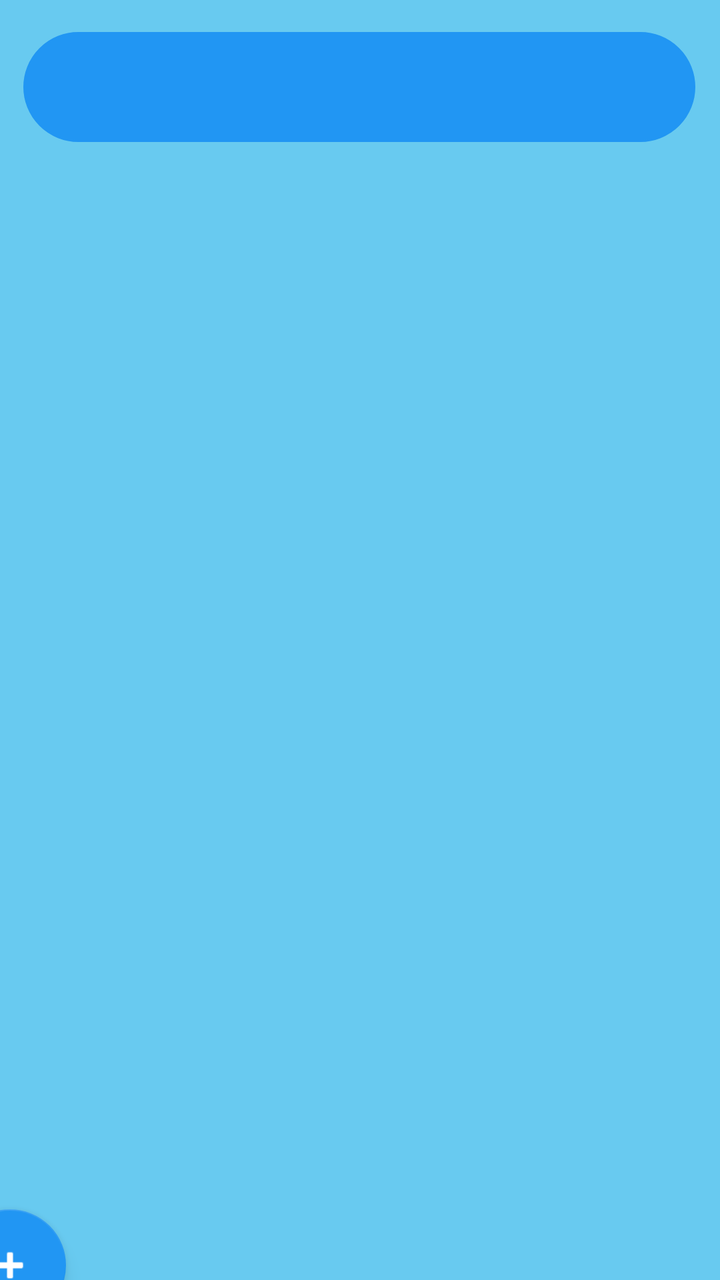
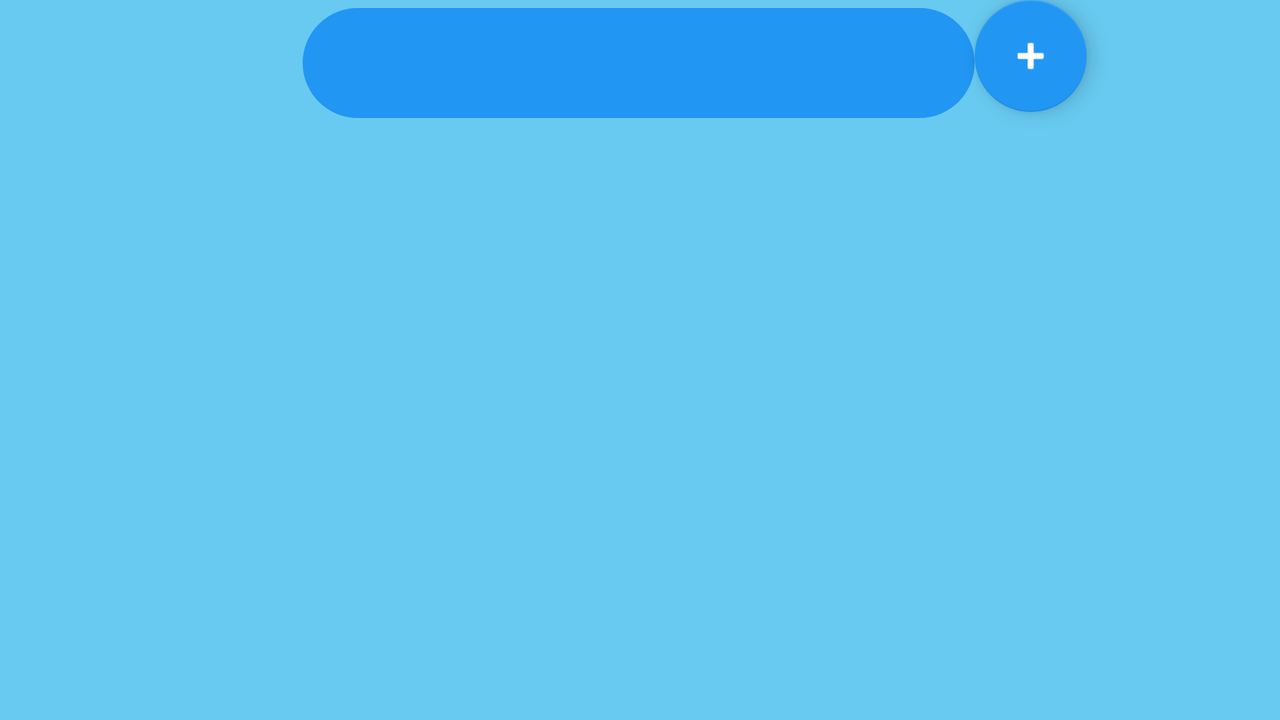

Two renders of one Android screen. The first uses the default layout on a phone; the second uses the alternative layout the repository ships for a different screen configuration, on a matching device. The two XML files are below.
<!-- AndroidManifest.xml: application theme Theme.TodoApp -->
<!-- res/layout/activity_main.xml -->
<?xml version="1.0" encoding="utf-8"?>
<androidx.constraintlayout.widget.ConstraintLayout xmlns:android="http://schemas.android.com/apk/res/android"
    xmlns:app="http://schemas.android.com/apk/res-auto"
    xmlns:tools="http://schemas.android.com/tools"
    android:id="@+id/constraint_layout"
    android:layout_width="match_parent"
    android:layout_height="match_parent"
    android:background="#68caf0"
    tools:context=".MainActivity">

    <androidx.appcompat.widget.Toolbar
        android:id="@+id/toolbar"
        android:layout_width="336dp"
        android:layout_height="55dp"
        android:layout_marginTop="16dp"
        android:background="@drawable/rounded_toolbar"
        android:minHeight="?attr/actionBarSize"
        android:theme="@style/Theme.TodoApp"
        app:layout_constraintEnd_toEndOf="parent"
        app:layout_constraintHorizontal_bias="0.493"
        app:layout_constraintStart_toStartOf="parent"
        app:layout_constraintTop_toTopOf="parent"
        app:title=" ">

        <TextView
            android:id="@+id/toolbarTitle"
            style="@style/TextAppearance.Widget.AppCompat.Toolbar.Title"
            android:layout_width="wrap_content"
            android:layout_height="match_parent"
            android:background="?attr/selectableItemBackground"
            android:gravity="center_vertical"
            android:textColor="#FFFFFF"
            tools:layout_editor_absoluteX="16dp"
            tools:layout_editor_absoluteY="14dp" />
    </androidx.appcompat.widget.Toolbar>

    <androidx.constraintlayout.widget.ConstraintLayout
        android:id="@+id/list_todo_container"
        android:layout_width="409dp"
        android:layout_height="642dp"
        android:layout_marginStart="2dp"
        app:layout_constraintBottom_toBottomOf="parent"
        app:layout_constraintEnd_toEndOf="parent"
        app:layout_constraintStart_toStartOf="parent"
        app:layout_constraintTop_toBottomOf="@+id/toolbar">

        <com.google.android.material.floatingactionbutton.FloatingActionButton
            android:id="@+id/btn_activity_main_floating"
            android:layout_width="0dp"
            android:layout_height="wrap_content"
            android:layout_marginBottom="16dp"
            android:clickable="true"
            android:focusable="true"
            app:backgroundTint="#2196F3"
            app:layout_constraintBottom_toBottomOf="parent"
            app:layout_constraintEnd_toEndOf="parent"
            app:layout_constraintHorizontal_bias="0.498"
            app:layout_constraintStart_toStartOf="parent"
            app:srcCompat="@android:drawable/ic_input_add"
            app:tint="@color/white" />
    </androidx.constraintlayout.widget.ConstraintLayout>

</androidx.constraintlayout.widget.ConstraintLayout>
<!-- resources referenced by this layout -->
<resources>
  <color name="white">#FFFFFFFF</color>
  <!-- drawable rounded_toolbar (drawable) -->
  <?xml version="1.0" encoding="utf-8"?>
  <shape
      xmlns:android="http://schemas.android.com/apk/res/android"
      android:shape="rectangle">
  
  
      <solid
          android:color="#2196F3"/>
  
      <corners
          android:bottomRightRadius="40dp"
          android:bottomLeftRadius="40dp"
          android:topLeftRadius="40dp"
          android:topRightRadius="40dp"/>
      <stroke
          android:color="#2196F3"
          android:width="1dp"/>
  </shape>
  <style name="Theme.TodoApp" parent="Theme.MaterialComponents.DayNight.NoActionBar">
          
          <item name="colorPrimary">#68caf0</item>
          <item name="popupTheme">@style/ThemeOverlay.AppCompat.Light</item>
          <item name="android:statusBarColor">#2196F3</item>
      </style>
</resources>
<!-- res/layout-land/activity_main.xml (the repository's variant of the layout above) -->
<!-- drawn on the phone turned sideways -->
<?xml version="1.0" encoding="utf-8"?>
<androidx.constraintlayout.widget.ConstraintLayout xmlns:android="http://schemas.android.com/apk/res/android"
    xmlns:app="http://schemas.android.com/apk/res-auto"
    xmlns:tools="http://schemas.android.com/tools"
    android:id="@+id/constraint_layout"
    android:layout_width="match_parent"
    android:layout_height="match_parent"
    android:background="#68caf0"
    tools:context=".MainActivity">

    <androidx.appcompat.widget.Toolbar
        android:id="@+id/toolbar"
        android:layout_width="336dp"
        android:layout_height="55dp"
        android:layout_marginTop="4dp"
        android:background="@drawable/rounded_toolbar"
        android:minHeight="?attr/actionBarSize"
        android:theme="@style/Theme.TodoApp"
        app:layout_constraintEnd_toEndOf="parent"
        app:layout_constraintHorizontal_bias="0.498"
        app:layout_constraintStart_toStartOf="parent"
        app:layout_constraintTop_toTopOf="parent"
        app:title=" ">

        <TextView
            android:id="@+id/toolbarTitle"
            style="@style/TextAppearance.Widget.AppCompat.Toolbar.Title"
            android:layout_width="wrap_content"
            android:layout_height="match_parent"
            android:background="?attr/selectableItemBackground"
            android:gravity="center_vertical"
            android:textColor="#FFFFFF"
            tools:layout_editor_absoluteX="16dp"
            tools:layout_editor_absoluteY="14dp" />
    </androidx.appcompat.widget.Toolbar>

    <androidx.constraintlayout.widget.ConstraintLayout
        android:id="@+id/list_todo_container"
        android:layout_width="641dp"
        android:layout_height="281dp"
        android:layout_marginStart="2dp"
        app:layout_constraintBottom_toBottomOf="parent"
        app:layout_constraintEnd_toEndOf="parent"
        app:layout_constraintStart_toStartOf="parent"
        app:layout_constraintTop_toBottomOf="@+id/toolbar">

    </androidx.constraintlayout.widget.ConstraintLayout>

    <com.google.android.material.floatingactionbutton.FloatingActionButton
        android:id="@+id/btn_activity_main_floating"
        android:layout_width="0dp"
        android:layout_height="wrap_content"
        android:clickable="true"
        android:focusable="true"
        app:backgroundTint="#2196F3"
        app:layout_constraintEnd_toEndOf="parent"
        app:layout_constraintHorizontal_bias="0.295"
        app:layout_constraintStart_toEndOf="@+id/toolbar"
        app:layout_constraintTop_toTopOf="parent"
        app:srcCompat="@android:drawable/ic_input_add"
        app:tint="@color/white" />

</androidx.constraintlayout.widget.ConstraintLayout>
